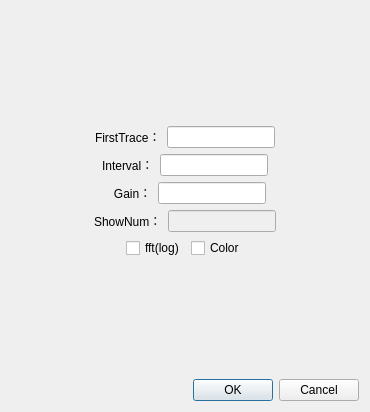
<?xml version="1.0" encoding="UTF-8"?>
<ui version="4.0">
 <class>TracesSetting</class>
 <widget class="QDialog" name="TracesSetting">
  <property name="geometry">
   <rect>
    <x>0</x>
    <y>0</y>
    <width>370</width>
    <height>412</height>
   </rect>
  </property>
  <property name="windowTitle">
   <string>TracesSetting</string>
  </property>
  <layout class="QVBoxLayout" name="verticalLayout">
   <item>
    <layout class="QVBoxLayout" name="verticalLayout_4">
     <item>
      <spacer name="verticalSpacer_4">
       <property name="orientation">
        <enum>Qt::Vertical</enum>
       </property>
       <property name="sizeHint" stdset="0">
        <size>
         <width>20</width>
         <height>40</height>
        </size>
       </property>
      </spacer>
     </item>
     <item>
      <layout class="QHBoxLayout" name="horizontalLayout">
       <item>
        <spacer name="horizontalSpacer_2">
         <property name="orientation">
          <enum>Qt::Horizontal</enum>
         </property>
         <property name="sizeHint" stdset="0">
          <size>
           <width>40</width>
           <height>20</height>
          </size>
         </property>
        </spacer>
       </item>
       <item>
        <widget class="QLabel" name="label">
         <property name="text">
          <string>FirstTrace：</string>
         </property>
        </widget>
       </item>
       <item>
        <widget class="QLineEdit" name="FirstLineEdit"/>
       </item>
       <item>
        <spacer name="horizontalSpacer">
         <property name="orientation">
          <enum>Qt::Horizontal</enum>
         </property>
         <property name="sizeHint" stdset="0">
          <size>
           <width>40</width>
           <height>20</height>
          </size>
         </property>
        </spacer>
       </item>
      </layout>
     </item>
     <item>
      <layout class="QHBoxLayout" name="horizontalLayout_2">
       <item>
        <spacer name="horizontalSpacer_4">
         <property name="orientation">
          <enum>Qt::Horizontal</enum>
         </property>
         <property name="sizeHint" stdset="0">
          <size>
           <width>40</width>
           <height>20</height>
          </size>
         </property>
        </spacer>
       </item>
       <item>
        <widget class="QLabel" name="label_2">
         <property name="text">
          <string>Interval：</string>
         </property>
        </widget>
       </item>
       <item>
        <widget class="QLineEdit" name="IntervalEdit"/>
       </item>
       <item>
        <spacer name="horizontalSpacer_3">
         <property name="orientation">
          <enum>Qt::Horizontal</enum>
         </property>
         <property name="sizeHint" stdset="0">
          <size>
           <width>40</width>
           <height>20</height>
          </size>
         </property>
        </spacer>
       </item>
      </layout>
     </item>
     <item>
      <layout class="QHBoxLayout" name="horizontalLayout_4">
       <item>
        <spacer name="horizontalSpacer_6">
         <property name="orientation">
          <enum>Qt::Horizontal</enum>
         </property>
         <property name="sizeHint" stdset="0">
          <size>
           <width>40</width>
           <height>20</height>
          </size>
         </property>
        </spacer>
       </item>
       <item>
        <widget class="QLabel" name="label_3">
         <property name="text">
          <string>   Gain：</string>
         </property>
        </widget>
       </item>
       <item>
        <widget class="QLineEdit" name="GainEdit"/>
       </item>
       <item>
        <spacer name="horizontalSpacer_5">
         <property name="orientation">
          <enum>Qt::Horizontal</enum>
         </property>
         <property name="sizeHint" stdset="0">
          <size>
           <width>40</width>
           <height>20</height>
          </size>
         </property>
        </spacer>
       </item>
      </layout>
     </item>
     <item>
      <layout class="QHBoxLayout" name="horizontalLayout_5">
       <item>
        <spacer name="horizontalSpacer_8">
         <property name="orientation">
          <enum>Qt::Horizontal</enum>
         </property>
         <property name="sizeHint" stdset="0">
          <size>
           <width>40</width>
           <height>20</height>
          </size>
         </property>
        </spacer>
       </item>
       <item>
        <widget class="QLabel" name="label_4">
         <property name="text">
          <string>ShowNum：</string>
         </property>
        </widget>
       </item>
       <item>
        <widget class="QLineEdit" name="ShowNumEdit">
         <property name="enabled">
          <bool>false</bool>
         </property>
         <property name="dragEnabled">
          <bool>false</bool>
         </property>
         <property name="readOnly">
          <bool>false</bool>
         </property>
        </widget>
       </item>
       <item>
        <spacer name="horizontalSpacer_7">
         <property name="orientation">
          <enum>Qt::Horizontal</enum>
         </property>
         <property name="sizeHint" stdset="0">
          <size>
           <width>40</width>
           <height>20</height>
          </size>
         </property>
        </spacer>
       </item>
      </layout>
     </item>
     <item>
      <layout class="QHBoxLayout" name="horizontalLayout_3">
       <item>
        <spacer name="horizontalSpacer_9">
         <property name="orientation">
          <enum>Qt::Horizontal</enum>
         </property>
         <property name="sizeHint" stdset="0">
          <size>
           <width>40</width>
           <height>20</height>
          </size>
         </property>
        </spacer>
       </item>
       <item>
        <widget class="QCheckBox" name="checkBox_fft">
         <property name="text">
          <string>fft(log)</string>
         </property>
        </widget>
       </item>
       <item>
        <widget class="QCheckBox" name="checkBox_Color">
         <property name="text">
          <string>Color</string>
         </property>
        </widget>
       </item>
       <item>
        <spacer name="horizontalSpacer_10">
         <property name="orientation">
          <enum>Qt::Horizontal</enum>
         </property>
         <property name="sizeHint" stdset="0">
          <size>
           <width>40</width>
           <height>20</height>
          </size>
         </property>
        </spacer>
       </item>
      </layout>
     </item>
     <item>
      <spacer name="verticalSpacer">
       <property name="orientation">
        <enum>Qt::Vertical</enum>
       </property>
       <property name="sizeHint" stdset="0">
        <size>
         <width>20</width>
         <height>40</height>
        </size>
       </property>
      </spacer>
     </item>
     <item>
      <widget class="QDialogButtonBox" name="buttonBox">
       <property name="orientation">
        <enum>Qt::Horizontal</enum>
       </property>
       <property name="standardButtons">
        <set>QDialogButtonBox::Cancel|QDialogButtonBox::Ok</set>
       </property>
      </widget>
     </item>
    </layout>
   </item>
  </layout>
 </widget>
 <resources/>
 <connections>
  <connection>
   <sender>buttonBox</sender>
   <signal>accepted()</signal>
   <receiver>TracesSetting</receiver>
   <slot>accept()</slot>
   <hints>
    <hint type="sourcelabel">
     <x>248</x>
     <y>254</y>
    </hint>
    <hint type="destinationlabel">
     <x>157</x>
     <y>274</y>
    </hint>
   </hints>
  </connection>
  <connection>
   <sender>buttonBox</sender>
   <signal>rejected()</signal>
   <receiver>TracesSetting</receiver>
   <slot>reject()</slot>
   <hints>
    <hint type="sourcelabel">
     <x>316</x>
     <y>260</y>
    </hint>
    <hint type="destinationlabel">
     <x>286</x>
     <y>274</y>
    </hint>
   </hints>
  </connection>
 </connections>
</ui>
